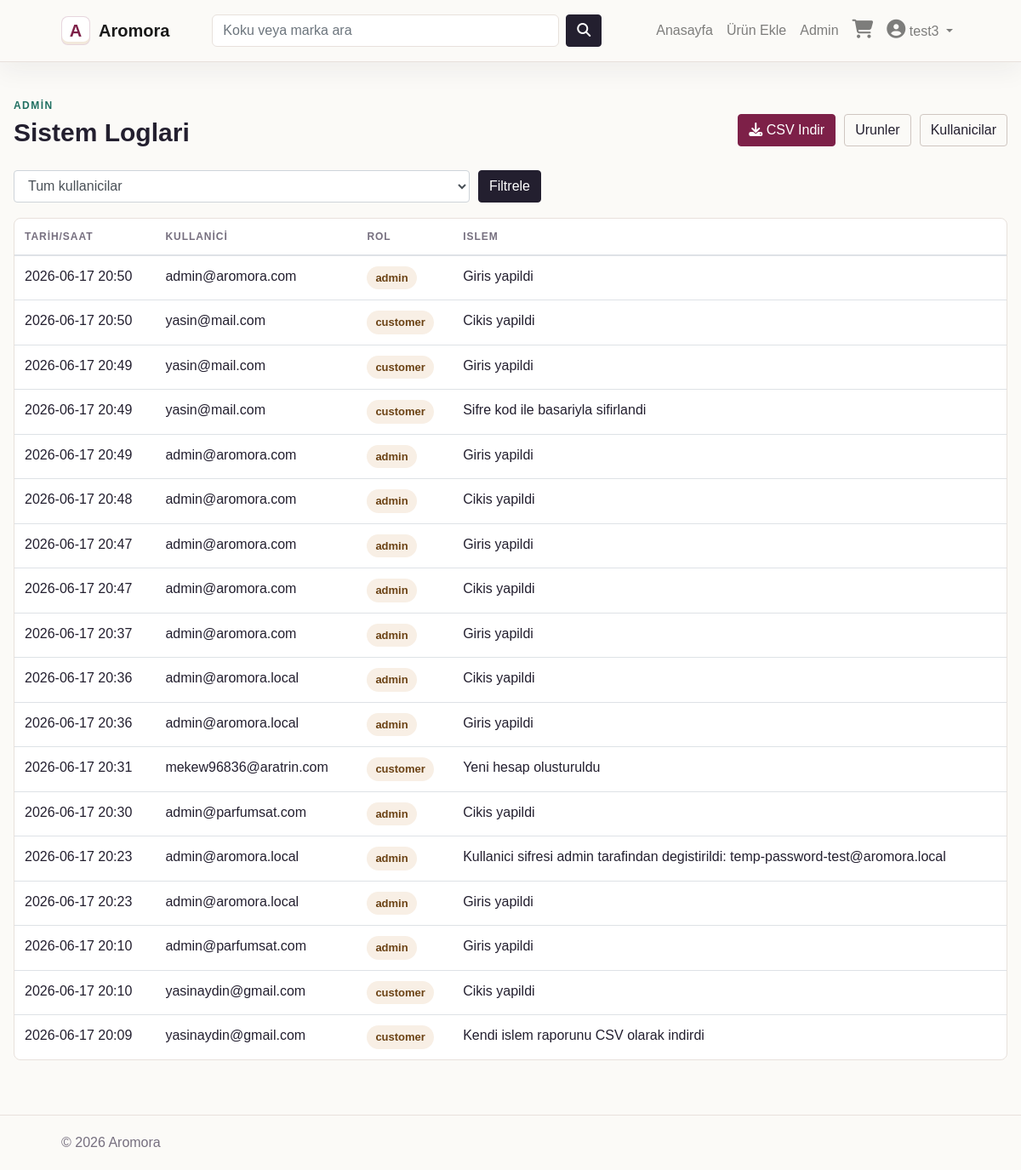
The page /admin/logs (signed in) on the database its author committed.
### app/db_models.py (models this page shows, shortened)
class User(UserMixin, db.Model):
    __tablename__ = "users"
    id = db.Column(db.Integer, primary_key=True)
    name = db.Column(db.String(100), nullable=False)
    email = db.Column(db.String(100), unique=True, nullable=False)
    phone = db.Column(db.String(50), nullable=False)
    password = db.Column(db.String(255), nullable=False)
    admin = db.Column(db.Boolean, default=False)
    email_confirmed = db.Column(db.Boolean, default=False)
    cart = db.relationship("Cart", backref="buyer", lazy=True, cascade="all, delete-orphan")
    orders = db.relationship("Order", backref="customer", lazy=True, cascade="all, delete-orphan")
    logs = db.relationship("Log", backref="user", lazy=True, cascade="all, delete")
    @property
    def role(self):
        return "admin" if self.admin else "customer"

class Log(db.Model):
    __tablename__ = "logs"
    id = db.Column(db.Integer, primary_key=True)
    user_id = db.Column(db.Integer, db.ForeignKey("users.id"), nullable=False)
    action = db.Column(db.String(255), nullable=False)
    created_at = db.Column(db.DateTime, default=datetime.utcnow)

### app/admin/routes.py (the view)
@admin.route("/logs")
@login_required
@admin_only
def logs():
    user_id = request.args.get("user_id", type=int)
    users = User.query.order_by(User.email.asc()).all()
    query = Log.query.join(User).order_by(Log.created_at.desc())
    if user_id:
        query = query.filter(Log.user_id == user_id)
    logs = query.limit(300).all()
    return render_template("admin/logs.html", logs=logs, users=users, selected_user_id=user_id)

### app/__init__.py (called while the page is built)
@app.context_processor
def inject_now():
	return {'now': datetime.utcnow(), 'current_role': role_for_user(current_user)}

@login_manager.user_loader
def load_user(user_id):
	return db.session.get(User, int(user_id))

### app/funcs.py (called while the page is built)
def admin_only(func):
    @wraps(func)
    def wrapper(*args, **kwargs):
        from flask_login import current_user
        if not current_user.is_authenticated or not current_user.admin:
            abort(403)
        return func(*args, **kwargs)
    return wrapper

### app/user_roles.py (called while the page is built)
def role_for_user(user):
    if user is None or not getattr(user, "is_authenticated", False):
        return VisitorRole()
    if getattr(user, "admin", False):
        return AdminRole(user)
    return CustomerRole(user)

### app/templates/admin/logs.html (shortened to what this page needs)
{% extends "base.html" %}
{% block content %}
<section class="section-title">
  <div>
    <p class="eyebrow">Admin</p>
    <h1>Sistem Loglari</h1>
  </div>
  <div class="action-group">
    <a href="{{ url_for('admin.download_logs', user_id=selected_user_id) }}" class="btn btn-primary">
      <i class="fa fa-download"></i> CSV Indir
    </a>
    <a href="{{ url_for('admin.list_items') }}" class="btn btn-outline-dark">Urunler</a>
    <a href="{{ url_for('admin.list_users') }}" class="btn btn-outline-dark">Kullanicilar</a>
  </div>
</section>
<form method="GET" action="{{ url_for('admin.logs') }}" class="filter-bar">
  <select name="user_id" class="form-control">
    <option value="">Tum kullanicilar</option>
  </select>
  <button type="submit" class="btn btn-dark">Filtrele</button>
</form>
<div class="table-shell">
  <table class="table">
    <thead>
      <tr>
        <th>Tarih/Saat</th>
        <th>Kullanici</th>
        <th>Rol</th>
        <th>Islem</th>
      </tr>
    </thead>
    <tbody>
      {% for log in logs %}
        <tr>
          <td>{{ log.created_at.strftime('%Y-%m-%d %H:%M') }}</td>
          <td>{{ log.user.email }}</td>
          <td><span class="status-pill">{{ log.user.role }}</span></td>
          <td>{{ log.action }}</td>
        </tr>
      {% else %}
        <tr>
          <td colspan="4" class="text-center">Log kaydi bulunamadi.</td>
        </tr>
      {% endfor %}
    </tbody>
  </table>
</div>
{% endblock %}

### app/templates/base.html (shortened to what this page needs)
{% import "bootstrap/wtf.html" as wtf %}
<!DOCTYPE html>
<html lang="tr">
  <head>
    <link rel="stylesheet" href="https://maxcdn.bootstrapcdn.com/bootstrap/4.0.0/css/bootstrap.min.css">
    <link rel="stylesheet" type="text/css" href="{{ url_for('static', filename='styles.css') }}">
    <link rel="stylesheet" href="https://cdnjs.cloudflare.com/ajax/libs/font-awesome/4.7.0/css/font-awesome.min.css">
  </head>
  <body>
    <nav class="navbar navbar-expand-lg navbar-light app-nav">
      <a class="navbar-brand brand" href="{{ url_for('home') }}">
        <span class="brand-mark">A</span>
        <span>Aromora</span>
      </a>
      <div class="collapse navbar-collapse" id="navbarSupportedContent">
        <form class="form-inline search-form" action="{{ url_for('search') }}">
          <input class="form-control" type="search" name="query" placeholder="Koku veya marka ara" required>
          <button class="btn btn-dark" type="submit"><i class="fa fa-search"></i></button>
        </form>
        <ul class="navbar-nav ml-auto align-items-lg-center">
          <li class="nav-item"><a class="nav-link" href="{{ url_for('home') }}">Anasayfa</a></li>
          {% if not current_user.is_authenticated %}
            <li class="nav-item"><a class="nav-link" href="{{ url_for('login') }}">Giriş</a></li>
            <li class="nav-item"><a class="btn btn-primary nav-cta" href="{{ url_for('register') }}">Kayıt Ol</a></li>
          {% else %}
            {% if current_user.admin %}
              <li class="nav-item"><a class="nav-link" href="{{ url_for('admin.add_item') }}">Ürün Ekle</a></li>
              <li class="nav-item"><a class="nav-link" href="{{ url_for('admin.list_items') }}">Admin</a></li>
            {% endif %}
            <li class="nav-item">
              <a class="nav-link icon-link" href="{{ url_for('cart') }}"><i class="fa fa-shopping-cart"></i></a>
            </li>
            <li class="nav-item dropdown">
              <a class="nav-link dropdown-toggle" href="#" id="navbarDropdown" role="button" data-toggle="dropdown">
                <i class="fa fa-user-circle"></i> {{ current_user.name }}
              </a>
            </li>
          {% endif %}
        </ul>
      </div>
    </nav>
    <main class="page-shell">
      {% block content %}{% endblock %}
    </main>
    <footer class="site-footer">
      <span>© {{ now.year }} Aromora</span>
    </footer>
  </body>
</html>

### app/static/styles.css (style rules this page uses)
:root { --ink: #231f2f; --muted: #766f7f; --line: #e8e1dc; --paper: #fbfaf7; --soft: #f3eee7; --accent: #7d2048; --accent-dark: #561732; --gold: #b98538; --forest: #1f6f61; --danger: #b42318; }
* { box-sizing: border-box; }
body { margin: 0; color: var(--ink); background: var(--paper); font-family: Arial, Helvetica, sans-serif; }
a, a:hover { color: inherit; text-decoration: none; }
.app-nav { position: sticky; top: 0; z-index: 10; padding: 14px 6vw; background: rgba(251, 250, 247, 0.96); border-bottom: 1px solid var(--line); box-shadow: 0 10px 30px rgba(35, 31, 47, 0.06); }
.brand { display: inline-flex; gap: 10px; align-items: center; font-weight: 800; letter-spacing: 0; }
.brand-mark { display: inline-grid; width: 34px; height: 34px; place-items: center; border: 1px solid rgba(125, 32, 72, 0.18); border-radius: 8px; background: #fff; color: var(--accent); font-weight: 900; box-shadow: inset 0 -3px 0 rgba(185, 133, 56, 0.18); }
.search-form { gap: 8px; margin-left: 34px; }
.search-form .form-control { width: min(34vw, 420px); border-radius: 6px; border-color: var(--line); background: #fff; }
.icon-link i, .dropdown-toggle i { font-size: 22px; }
.page-shell { width: min(1180px, calc(100% - 32px)); min-height: calc(100vh - 150px); margin: 0 auto; padding: 42px 0 64px; }
.site-footer { border-top: 1px solid var(--line); color: var(--muted); padding: 20px 6vw; }
.store-heading, .section-title { display: flex; align-items: flex-end; justify-content: space-between; gap: 20px; margin-bottom: 28px; }
.store-heading h1, .section-title h1 { max-width: 720px; margin: 0; font-size: clamp(32px, 5vw, 56px); font-weight: 800; line-height: 1.02; }
.section-title h2, .section-title h1 { font-size: 30px; }
.eyebrow { margin: 0 0 8px; color: var(--forest); font-size: 12px; font-weight: 800; letter-spacing: 0.12em; text-transform: uppercase; }
.btn-primary, form .btn-primary { border-color: var(--accent); background: var(--accent); }
.btn-dark { border-color: var(--ink); background: var(--ink); }
.btn-outline-dark { color: var(--ink); border-color: #cfc6c1; }
.cart-list, .summary-panel, .form-panel, .table-shell, .empty-state { border: 1px solid var(--line); border-radius: 8px; background: #fff; }
.form-actions, .action-group, .table-actions { display: flex; gap: 10px; align-items: center; }
.table-shell { overflow-x: auto; }
.table { margin-bottom: 0; }
.table th { border-top: 0; color: var(--muted); font-size: 12px; letter-spacing: 0.08em; text-transform: uppercase; }
.filter-bar { display: flex; gap: 10px; align-items: center; max-width: 620px; margin-bottom: 18px; }
.filter-bar .form-control { min-width: 260px; }
.status-pill { display: inline-flex; padding: 4px 10px; border-radius: 999px; background: #f8efe5; color: #6b4214; font-size: 13px; font-weight: 700; }

### rows shown on the page
User: name "test3"
Log: created_at "2026-06-17 20:50", user.email "admin@aromora.com", user.role "admin", action "Giris yapildi"
Log: created_at "2026-06-17 20:50", user.email "yasin@mail.com", user.role "customer", action "Cikis yapildi"
Log: created_at "2026-06-17 20:49", user.email "yasin@mail.com", user.role "customer", action "Giris yapildi"
Log: created_at "2026-06-17 20:49", user.email "yasin@mail.com", user.role "customer", action "Sifre kod ile basariyla sifirlandi"
Log: created_at "2026-06-17 20:49", user.email "admin@aromora.com", user.role "admin", action "Giris yapildi"
Log: created_at "2026-06-17 20:48", user.email "admin@aromora.com", user.role "admin", action "Cikis yapildi"
Log: created_at "2026-06-17 20:47", user.email "admin@aromora.com", user.role "admin", action "Giris yapildi"
Log: created_at "2026-06-17 20:47", user.email "admin@aromora.com", user.role "admin", action "Cikis yapildi"
Log: created_at "2026-06-17 20:37", user.email "admin@aromora.com", user.role "admin", action "Giris yapildi"
Log: created_at "2026-06-17 20:36", user.email "admin@aromora.local", user.role "admin", action "Cikis yapildi"
Log: created_at "2026-06-17 20:36", user.email "admin@aromora.local", user.role "admin", action "Giris yapildi"
Log: created_at "2026-06-17 20:31", user.email "mekew96836@aratrin.com", user.role "customer", action "Yeni hesap olusturuldu"
Log: created_at "2026-06-17 20:30", user.email "admin@parfumsat.com", user.role "admin", action "Cikis yapildi"
Log: created_at "2026-06-17 20:23", user.email "admin@aromora.local", user.role "admin", action "Kullanici sifresi admin tarafindan degistirildi: temp-password-test@aromora.local"
Log: created_at "2026-06-17 20:23", user.email "admin@aromora.local", user.role "admin", action "Giris yapildi"
Log: created_at "2026-06-17 20:10", user.email "admin@parfumsat.com", user.role "admin", action "Giris yapildi"
Log: created_at "2026-06-17 20:10", user.email "yasinaydin@gmail.com", user.role "customer", action "Cikis yapildi"
Log: created_at "2026-06-17 20:09", user.email "yasinaydin@gmail.com", user.role "customer", action "Kendi islem raporunu CSV olarak indirdi"
